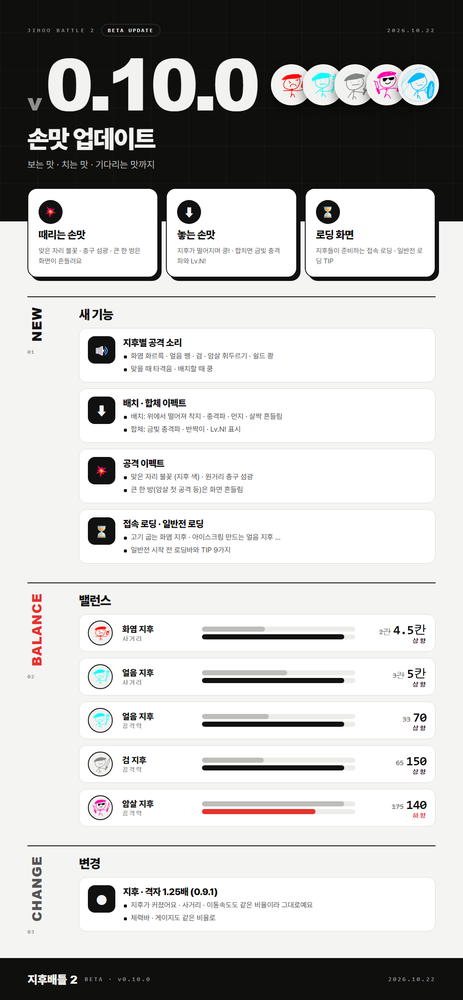
#> input picture infographics/0.10.0.png, 463 x 1000 px, shrunk from 1080 x 2335 before the run; its folder holds only this picture in this run
$ python shot.py 0.10.0.png
#> lines starting #> are read from the running program, lines starting #| are printed output that depends on the picture
"""인포그래픽 HTML → PNG (헤드리스 크롬으로 길게 찍은 뒤 아래쪽 남는 부분을 잘라낸다).

사용법:  python infographics/shot.py infographics/0.10.0.html
"""
import os
import subprocess
import sys

from PIL import Image

CHROME = os.environ.get('CHROME') or (r'C:\Program Files\Google\Chrome\Application\chrome.exe' if os.name == 'nt' else '/opt/pw-browsers/chromium/chrome-linux/chrome')


def main():
    src = os.path.abspath(sys.argv[1])
    png = os.path.splitext(src)[0] + '.png'
    url = 'file:///' + src.replace('\\', '/')
    subprocess.run([CHROME, "--no-sandbox", '--headless=new', '--disable-gpu', '--hide-scrollbars', '--force-device-scale-factor=1',
                    '--window-size=1080,5000', '--virtual-time-budget=8000', '--screenshot=' + png, url], capture_output=True)
#> (this line was passed over: subprocess is not available in this run)
    im = Image.open(png).convert('RGB')
#> im is the input picture: PIL image 463x1000 RGB; mean R, G, B 191.5, 191.1, 190.3
    w, h = im.size
#> w = 463; h = 1000
    px = im.load()
    bg = px[w - 1, h - 1]
#> bg = (15, 15, 14)
    bottom = h
#> bottom = 1000
    for y in range(h - 1, 0, -1):
        if any(px[x, y] != bg for x in range(0, w, 3)):
            bottom = y + 1
            break
    im.crop((0, 0, w, bottom)).save(png)
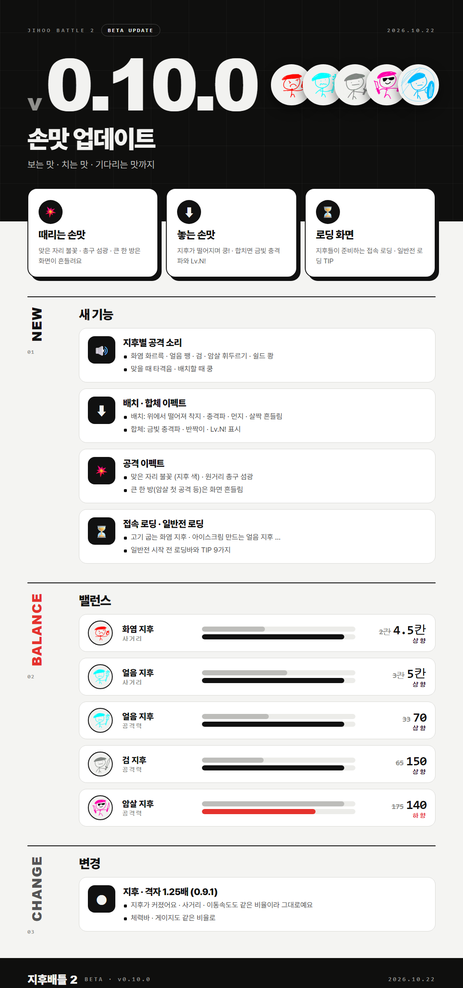
#> saved as 0.10.0.png: PIL image 463x988 RGB; mean R, G, B 193.7, 193.3, 192.4
    print(png, w, bottom)
#| infographics/0.10.0.png 463 988


if __name__ == '__main__':
    main()

$ run again, on infographics/2.2.png
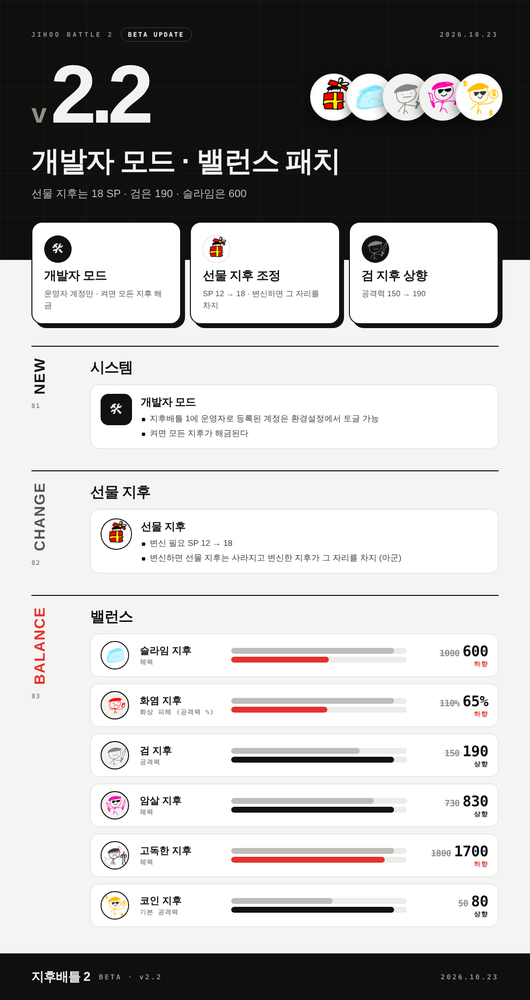
#> input picture infographics/2.2.png, 530 x 1000 px, shrunk from 1080 x 2039 before the run
#> in main, im is the input picture: PIL image 530x1000 RGB; mean R, G, B 182.4, 181.3, 180.2
#> bg = (15, 15, 14)
#> in main, `im.crop((0, 0, w, bottom)).save(png)`:
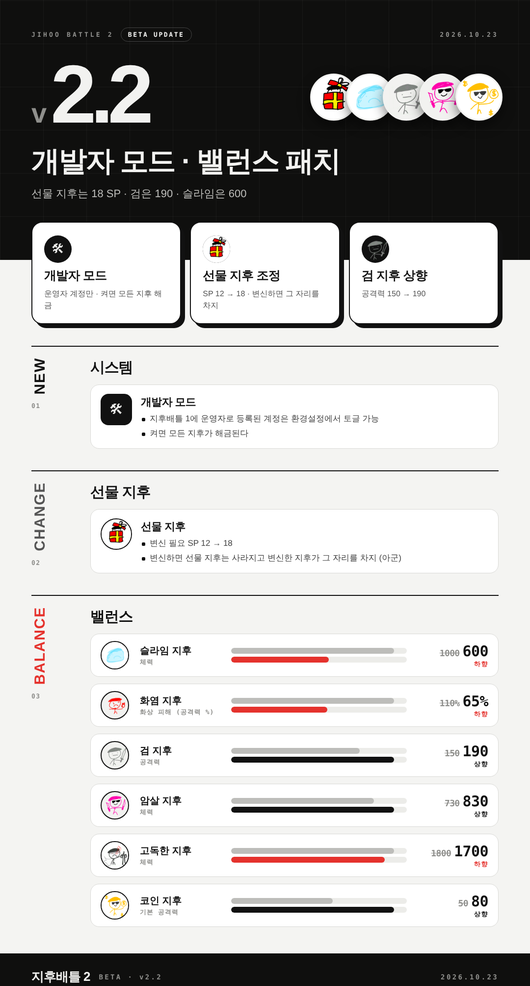
#> saved as 2.2.png: PIL image 530x986 RGB; mean R, G, B 184.8, 183.7, 182.6
#| infographics/2.2.png 530 986

$ run again, on infographics/0.11.0.png
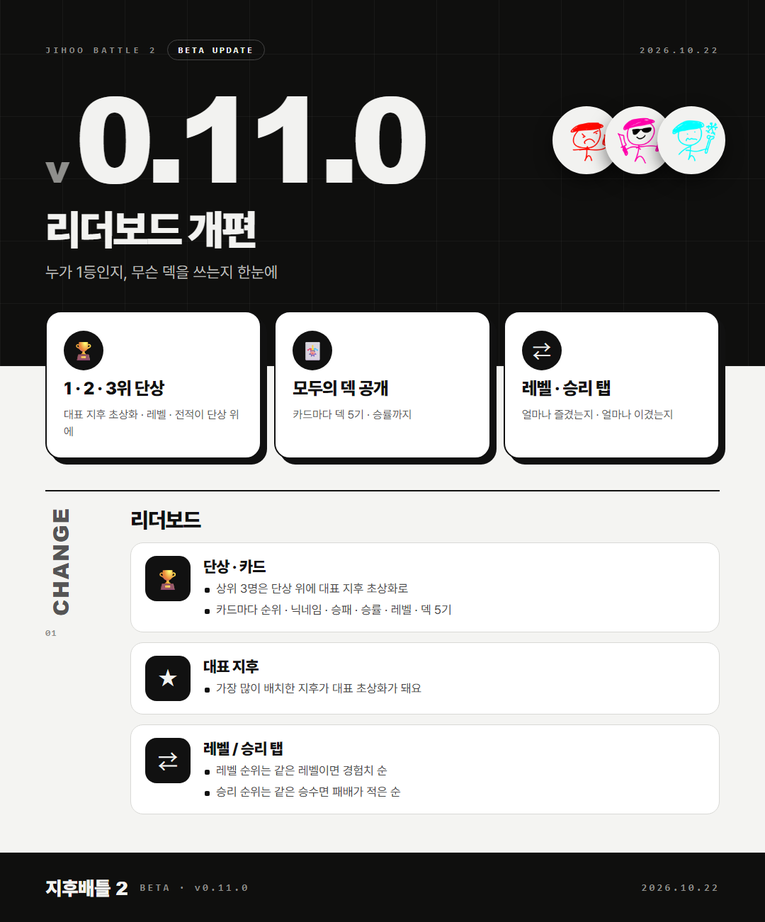
#> input picture infographics/0.11.0.png, 765 x 922 px, shrunk from 1080 x 1302 before the run
#> in main, im is the input picture: PIL image 765x922 RGB; mean R, G, B 152.3, 152.2, 151.3
#> bg = (15, 15, 14)
#> in main, `im.crop((0, 0, w, bottom)).save(png)`:
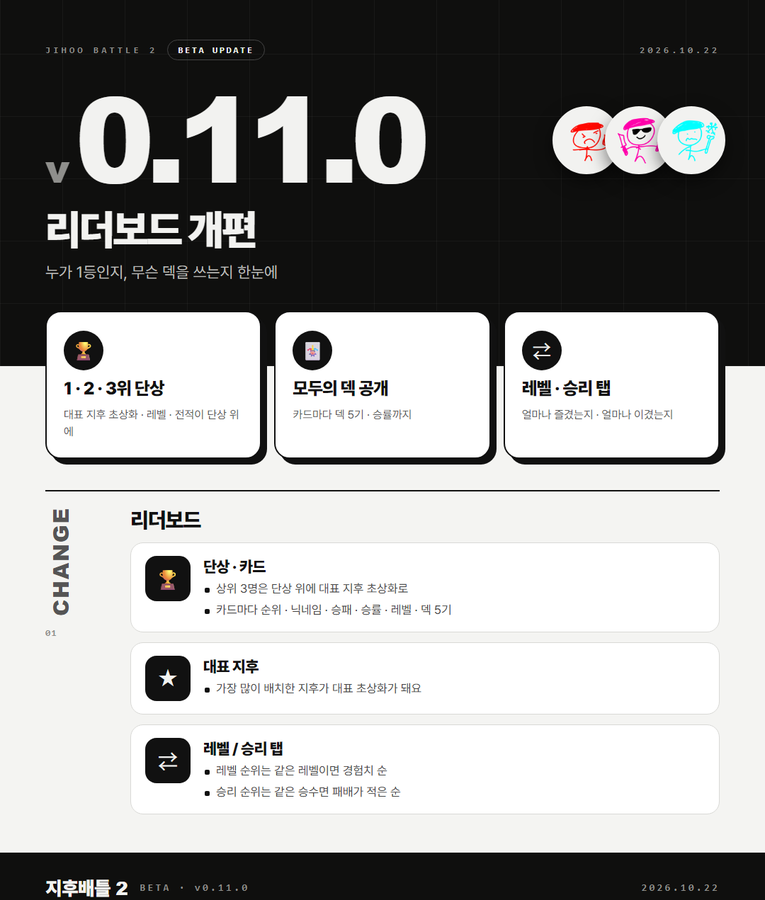
#> saved as 0.11.0.png: PIL image 765x900 RGB; mean R, G, B 155.7, 155.5, 154.7
#| infographics/0.11.0.png 765 900

$ run again, on infographics/2.0.png
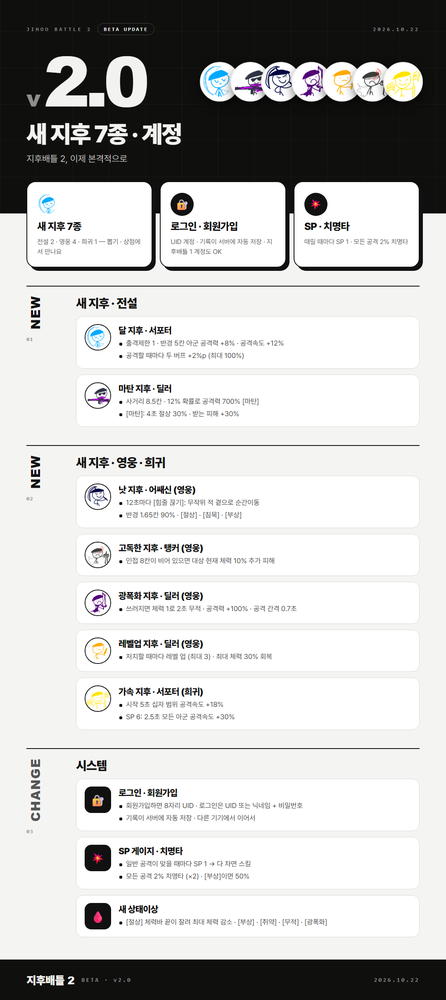
#> input picture infographics/2.0.png, 446 x 1000 px, shrunk from 1080 x 2422 before the run
#> in main, im is the input picture: PIL image 446x1000 RGB; mean R, G, B 195, 194.9, 194.1
#> bg = (15, 15, 14)
#> in main, `im.crop((0, 0, w, bottom)).save(png)`:
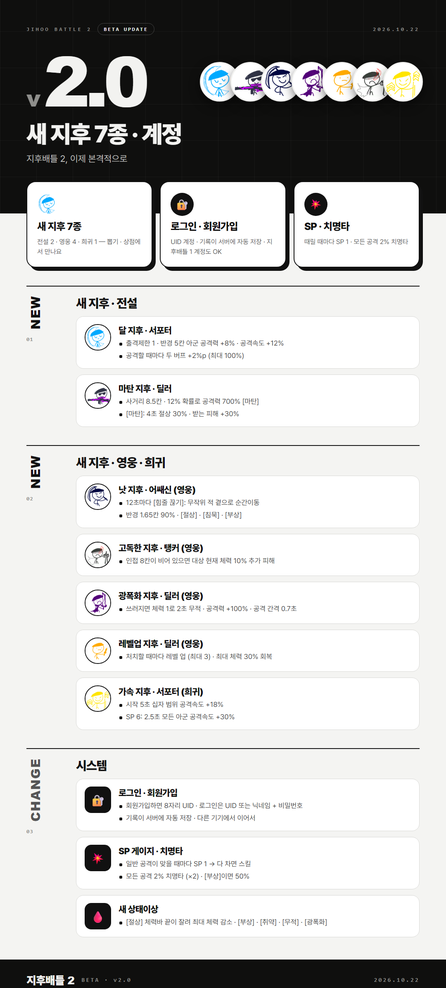
#> saved as 2.0.png: PIL image 446x988 RGB; mean R, G, B 197.2, 197.1, 196.3
#| infographics/2.0.png 446 988

$ run again, on infographics/2.1.png
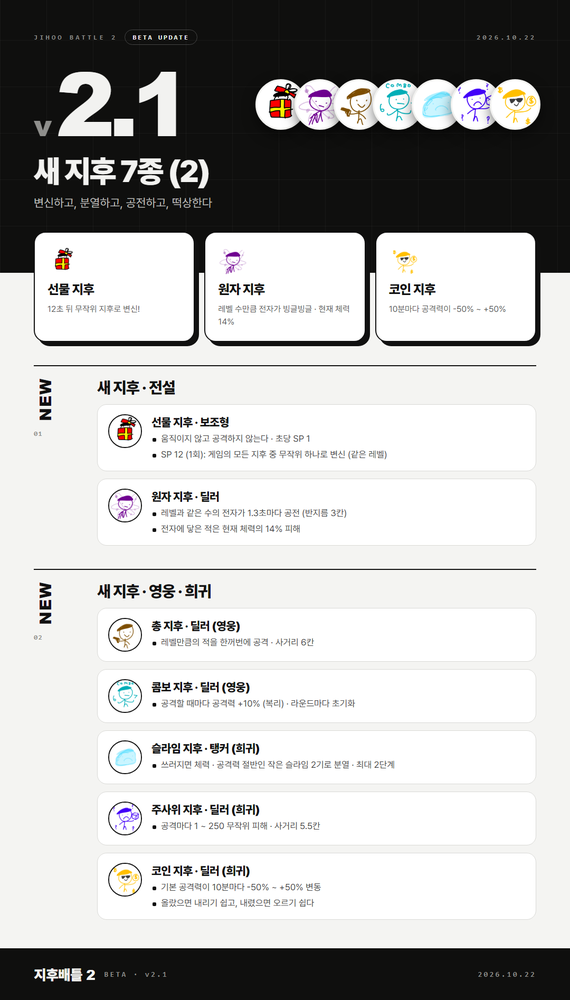
#> input picture infographics/2.1.png, 570 x 1000 px, shrunk from 1080 x 1895 before the run
#> in main, im is the input picture: PIL image 570x1000 RGB; mean R, G, B 183, 182.8, 181.9
#> bg = (15, 15, 14)
#> in main, `im.crop((0, 0, w, bottom)).save(png)`:
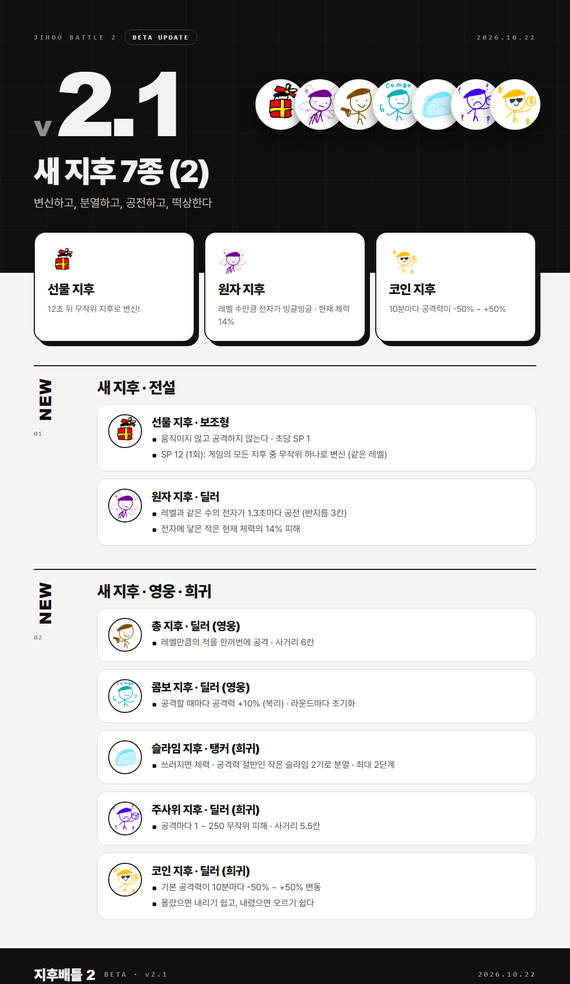
#> saved as 2.1.png: PIL image 570x984 RGB; mean R, G, B 185.7, 185.5, 184.6
#| infographics/2.1.png 570 984
